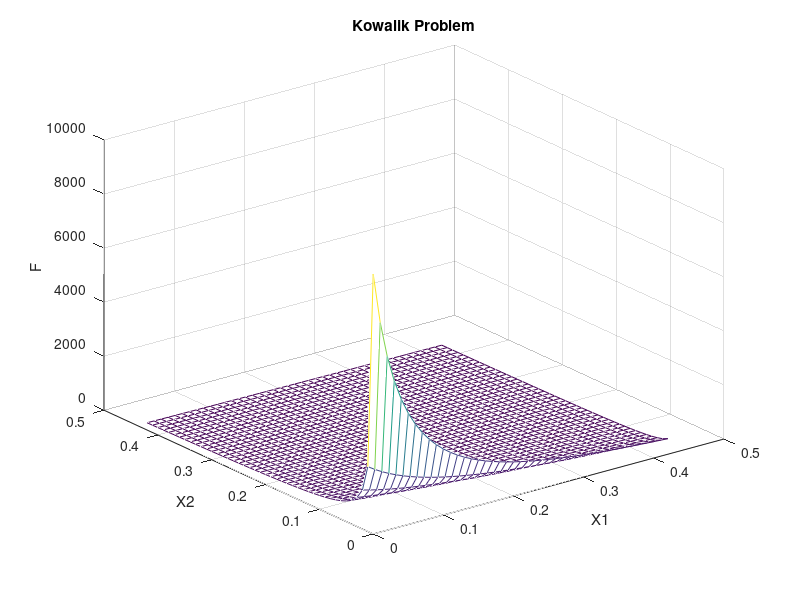
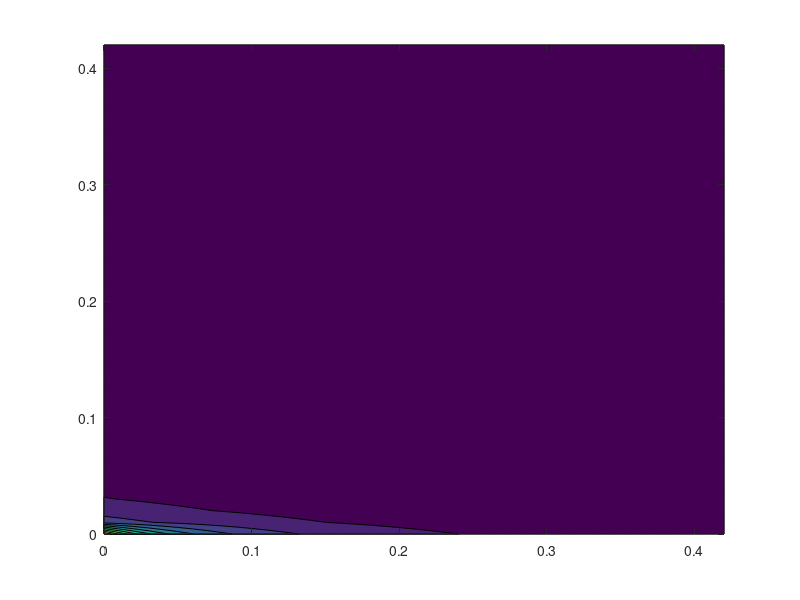
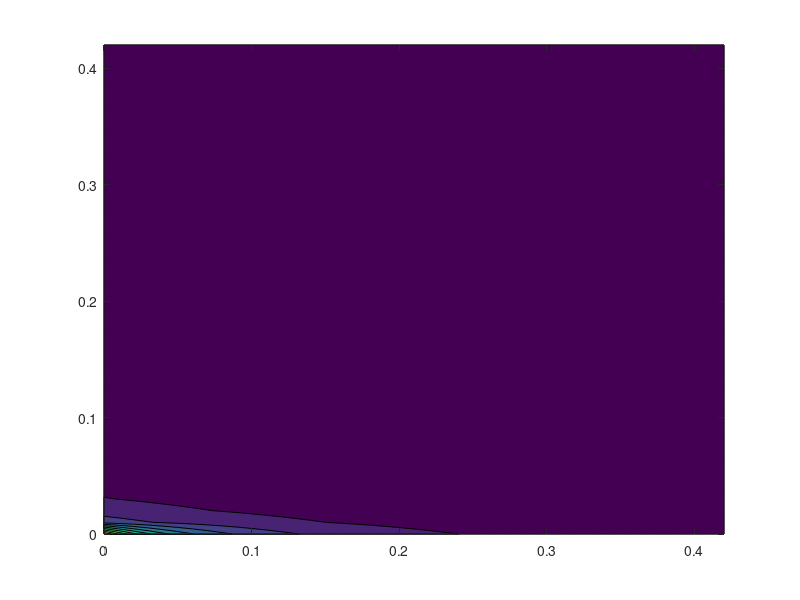

Recreate these plots in MATLAB, in order. (Note: this script raises an error after producing the figures.)
clear all
close all
clc

X1=0:0.01:0.42;
X2=0:0.01:0.42;
X3=0:0.01:0.42;
X4=0:0.01:0.42;
i = 0:10;


[x1,x2] = meshgrid(X1,X2);
[x3,x4] = meshgrid(X3,X4);

    a = [0.1957, 0.1947, 0.1735, 0.1600, 0.0844, 0.0627, 0.0456, 0.0342, 0.0323, 0.0235, 0.0246];
    b = [0.25, 0.50, 1.0, 2.0, 4.0, 6.0, 8.0, 10.0, 12.0, 14.0, 16.0];

    toplams = 0;
    
for i = 1:length(a)
    pay = (x1 * (1 + x2 * b(i)));
    payda = (1 + (x3 * b(i)) + (x4 * (b(i)^2)));
    toplams = toplams + (a(i) - (pay ./ payda)).^2; % Ensure element-wise operations with .^
end

    F = toplams;

realFMin = min(min(F))
mesh(X1,X2,F)
xlabel('X1')
ylabel('X2')
zlabel('F')
title('Kowalik Problem')

figure
contourf(x1,x2,F)
hold on

% %% Newton-Raphson
% fprintf('Newton-Raphson Algorithm\n');
% x0 = 0.42 * rand(4,1);
% x = x0
% % x=[-1;1];
% 
% 
% epsilon=10^(-4);
% 
% tic
% fprintf('k=1, x1=%f, x2=%f, x3=%f, x4=%f, f(x)=%f\n',x(1),x(2),x(3),x(4),func(x))
% plot(x(1),x(2),x(3),x(4),'r.')
% x_next = x-inv(hessianfunc(x))*gradfunc(x);
% x_next = max(min(x_next, 0.42), 0);
% fprintf('k=2, x1=%f, x2=%f, x3=%f, x4=%f, f(x)=%f, abs. error=%f\n',x_next(1),x_next(2),x_next(3),x_next(4),func(x_next),abs(func(x_next)-func(x)))
% plot(x_next(1),x_next(2),x_next(3),x_next(4),'r*')
% k=3;
% %while(abs(func(x_next)-func(x))>epsilon)
% while(norm(gradfunc(x_next))>epsilon)
%     x=x_next;
%     x_next=x-inv(hessianfunc(x))*gradfunc(x);
%     x_next = max(min(x_next, 0.42), 0);
%     fprintf('k=%d,x1=%f,x2=%f,x3=%f,x4=%f,f(x)=%f,abs.error=%f\n',k,x_next(1),x_next(2),x_next(3),x_next(4),func(x_next),abs(func(x_next)-func(x)))
%     plot(x_next(1),x_next(2),'r*')
%     k=k+1;
% end
% toc
% title('Newton-Raphson Algorithm')
% set(gca,'fontsize',15)
% set(findobj(gca, 'Type', 'Line', 'Linestyle', '--'), 'LineWidth', 2);

% %% Hestenes-Stiefel Algorithm
% figure
% contourf(x1,x2,F)
% hold on
% 
% fprintf('Hestenes-Stiefel Algorithm\n');
%  x0 = 0.42 * rand(4,1);
%  x = x0
% % x=[-1;1];
% % x=[0.3383,0.2422,0.0768,0.1008]  %newtonda 7 iterasyon verdi bunda çalışmadı
% 
% 
% epsilon=10^(-4);
% 
% tic
% fprintf('k=1, x1=%f, x2=%f, x3=%f, x4=%f, f(x)=%f\n',x(1),x(2),x(3),x(4),func(x))
% plot(x(1),x(2),x(3),x(4),'r.')
% 
% g=gradfunc(x);
% d=-g;
% 
% fprintf('d=%f\n',d);
% 
% % alpha argmin procedure
% alpha=0:0.01:1;  
% funcalpha=zeros(length(alpha),1);
% 
% for i=1:length(alpha)
%     x_new = x + alpha(i) * d;
%     x_new = max(min(x_new, 0.42), 0); % Ensure x_new is within bounds
%     funcalpha(i) = func(x_new);
% end
% [val,ind]=min(funcalpha);
% alpha=alpha(ind);
% 
% x_next=x+alpha*d;
% x_next=max(min(x_next, 0.42), 0);
% 
% g_next=gradfunc(x_next);
% beta=(g_next'*(g_next-g))/(d'*(g_next-g));
% d_next=-g_next+beta*d;
% 
% fprintf('k=2, x1=%f, x2=%f, x3=%f, x4=%f, f(x)=%f, abs. error=%f\n',x_next(1),x_next(2),x_next(3),x_next(4),func(x_next),abs(func(x_next)-func(x)))
% plot(x_next(1),x_next(2),x_next(3),x_next(4),'r*')
% k=3;
% 
% while(norm(gradfunc(x_next))>epsilon)
%     x=x_next;
%     g=g_next;
%     d=d_next;
% 
%     %alpha argmin procedure
%     alpha=0:0.01:1;
%     funcalpha=zeros(length(alpha),1);
%     for i=1:length(alpha)
%         x_new = x + alpha(i) * d;
%         x_new = max(min(x_new, 0.42), 0); % Ensure x_new is within bounds
%         funcalpha(i) = func(x_new);
%     end
%     [val,ind]=min(funcalpha);
%     alpha=alpha(ind);
% 
%     x_next=x+alpha*d;
%     x_next = max(min(x_next, 0.42), 0);
%     g_next=gradfunc(x_next);
%     beta=(g_next'*(g_next-g))/(d'*(g_next-g));
%     d_next=-g_next+beta*d;
% 
%     fprintf('k=%d,x1=%f,x2=%f,x3=%f, x4=%f, f(x)=%f, abs.error=%f\n',k,x_next(1),x_next(2),x_next(3),x_next(4),func(x_next),abs(func(x_next)-func(x)))
%     plot(x_next(1),x_next(2),'r*')
%     k=k+1;
% end
% toc
% title('Hestenes-Stiefel Algorithm')
% set(gca,'fontsize',15)
% set(findobj(gca, 'Type', 'Line', 'Linestyle', '--'), 'LineWidth', 2);

% %% Polak-Ribiére Algorithm
% figure
% contourf(x1,x2,F)
% hold on
% 
% fprintf('Polak-Ribiére  Algorithm\n');
% x0= 0.42 * rand(4,1);
% x=x0;
% %x=[-1;1];
% %x=[    0.2076,    0.3272,    0.3003,    0.3796];
% 
% epsilon=10^(-4);
% 
% tic
% fprintf('k=1, x1=%f, x2=%f, x3=%f, x4=%f, f(x)=%f\n',x(1),x(2),x(3),x(4),func(x))
% plot(x(1),x(2),x(3),x(4),'r.')
% g=gradfunc(x);
% d=-g;
% 
% % alpha argmin procedure
% alpha=0:0.01:1;  
% funcalpha=zeros(length(alpha),1);
% 
% for i=1:length(alpha)
%      x_new = x + alpha(i) * d;
%      x_new = max(min(x_new, 0.42), 0); % Ensure x_new is within bounds
%      funcalpha(i) = func(x_new);
% end
% [val,ind]=min(funcalpha);
% alpha=alpha(ind);
% 
% x_next=x+alpha*d;
% x_next = max(min(x_next, 0.42), 0);
% g_next=gradfunc(x_next);
% beta=(g_next'*(g_next-g))/(g'*g);
% d_next=-g_next+beta*d;
% 
% fprintf('k=2, x1=%f, x2=%f, x3=%f, x4=%f, f(x)=%f, abs. error=%f\n',x_next(1),x_next(2),x_next(3),x_next(4),func(x_next),abs(func(x_next)-func(x)))
% plot(x_next(1),x_next(2),x_next(3),x_next(4),'r*')
% k=3;
% 
% %while(abs(funcackley(x_next)-funcackley(x))>epsilon)
% while(norm(gradfunc(x_next))>epsilon)
%     x=x_next;
%     g=g_next;
%     d=d_next;
% 
%     %alpha argmin procedure
%     alpha=0:0.01:1;
%     funcalpha=zeros(length(alpha),1);
%     for i=1:length(alpha)
%      x_new = x + alpha(i) * d;
%      x_new = max(min(x_new, 0.42), 0); % Ensure x_new is within bounds
%      funcalpha(i) = func(x_new);
%     end
%     [val,ind]=min(funcalpha);
%     alpha=alpha(ind);
% 
%     x_next=x+alpha*d;
%     x_next = max(min(x_next, 0.42), 0);
%     g_next=gradfunc(x_next);
%     beta=(g_next'*(g_next-g))/(g'*g);
%     d_next=-g_next+beta*d;
% 
%     fprintf('k=%d,x1=%f,x2=%f,x3=%f,x4=%f,f(x)=%f, abs.error=%f\n',k,x_next(1),x_next(2),x_next(3),x_next(4),func(x_next),abs(func(x_next)-func(x)))
%     plot(x_next(1),x_next(2),x_next(3),x_next(4),'r*')
%     k=k+1;
% end
% toc
% title('Polak-Ribiére  Algorithm')
% set(gca,'fontsize',15)
% set(findobj(gca, 'Type', 'Line', 'Linestyle', '--'), 'LineWidth', 2);

%% Fletcher-Reeves Algorithm
figure
contourf(x1,x2,F)
hold on

fprintf('Fletcher-Reeves Algorithm\n');
x0=0.42*rand(4,1);
x=x0;
% x=[    0.2076,    0.3272,    0.3003,    0.3796];
% x=[-1;1];
epsilon=10^(-4);

tic
fprintf('k=1, x1=%f, x2=%f, x3=%f, x4=%f, f(x)=%f\n',x(1),x(2),x(3),x(4),func(x))
plot(x(1),x(2),x(3),x(4),'r.')

g=gradfunc(x);
d=-g;

% alpha argmin procedure
alpha=0:0.01:1;  
funcalpha=zeros(length(alpha),1);

for i=1:length(alpha)
      x_new = x + alpha(i) * d;
       x_new = max(min(x_new, 0.42), 0); % Ensure x_new is within bounds
      funcalpha(i) = func(x_new);
end
[val,ind]=min(funcalpha);
alpha=alpha(ind);

x_next=x+alpha*d;
x_next = max(min(x_next, 0.42), 0);
g_next=gradfunc(x_next);
beta=(g_next'*(g_next))/(g'*g);
d_next=-g_next+beta*d;

fprintf('k=2, x1=%f, x2=%f, x3=%f, x4=%f, f(x)=%f, abs. error=%f\n',x_next(1),x_next(2),x_next(3),x_next(4),func(x_next),abs(func(x_next)-func(x)))
plot(x_next(1),x_next(2),x_next(3),x_next(4),'r*')

k=3;
%while(abs(func(x_next)-func(x))>epsilon)
while(norm(gradfunc(x_next))>epsilon)
    x=x_next;
    g=g_next;
    d=d_next;

    %alpha argmin procedure
    alpha=0:0.01:1;
    funcalpha=zeros(length(alpha),1);
    for i=1:length(alpha)
      x_new = x + alpha(i) * d;
      x_new = max(min(x_new, 0.42), 0); % Ensure x_new is within bounds
      funcalpha(i) = func(x_new);
    end
    [val,ind]=min(funcalpha);
    alpha=alpha(ind);

    x_next=x+alpha*d;
    x_next = max(min(x_next, 0.42), 0);
    g_next=gradfunc(x_next);
    beta=(g_next'*(g_next))/(g'*g);
    d_next=-g_next+beta*d;

    fprintf('k=%d,x1=%f,x2=%f,x3=%f,x4=%f,f(x)=%f, abs.error=%f\n',k,x_next(1),x_next(2),x_next(3),x_next(4),func(x_next),abs(func(x_next)-func(x)))
    plot(x_next(1),x_next(2),x_next(3),x_next(4),'r*')

    k=k+1;
end
toc
title('Fletcher-Reeves Algorithm')
set(gca,'fontsize',15)
set(findobj(gca, 'Type', 'Line', 'Linestyle', '--'), 'LineWidth', 2);
